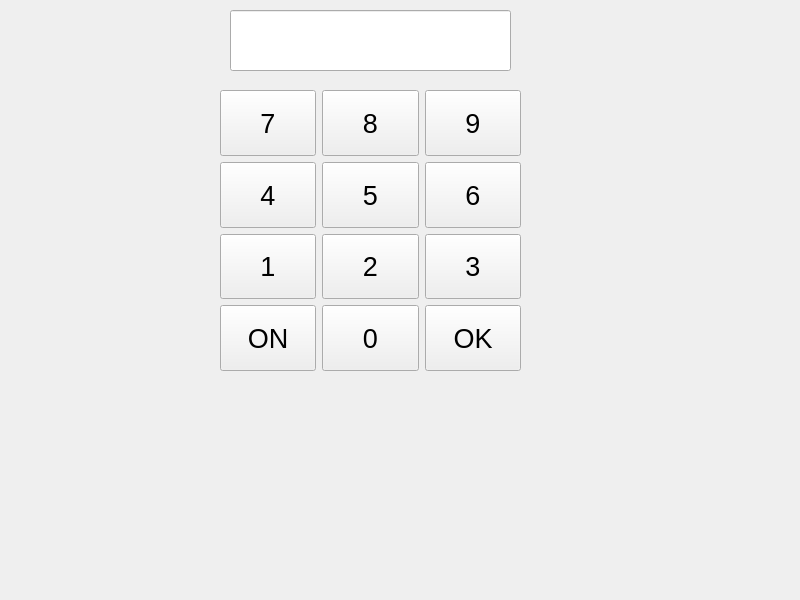
<?xml version="1.0" encoding="UTF-8"?>
<ui version="4.0">
 <class>digicode</class>
 <widget class="QWidget" name="digicode">
  <property name="geometry">
   <rect>
    <x>0</x>
    <y>0</y>
    <width>800</width>
    <height>600</height>
   </rect>
  </property>
  <property name="windowTitle">
   <string>digicode</string>
  </property>
  <widget class="QLineEdit" name="lineEditCode">
   <property name="geometry">
    <rect>
     <x>230</x>
     <y>10</y>
     <width>281</width>
     <height>61</height>
    </rect>
   </property>
  </widget>
  <widget class="QWidget" name="gridLayoutWidget">
   <property name="geometry">
    <rect>
     <x>220</x>
     <y>90</y>
     <width>301</width>
     <height>281</height>
    </rect>
   </property>
   <layout class="QGridLayout" name="gridLayout">
    <item row="0" column="2">
     <widget class="QPushButton" name="pushButton9">
      <property name="sizePolicy">
       <sizepolicy hsizetype="Expanding" vsizetype="Expanding">
        <horstretch>0</horstretch>
        <verstretch>0</verstretch>
       </sizepolicy>
      </property>
      <property name="palette">
       <palette>
        <active>
         <colorrole role="Button">
          <brush brushstyle="SolidPattern">
           <color alpha="255">
            <red>136</red>
            <green>138</green>
            <blue>133</blue>
           </color>
          </brush>
         </colorrole>
        </active>
        <inactive>
         <colorrole role="Button">
          <brush brushstyle="SolidPattern">
           <color alpha="255">
            <red>239</red>
            <green>239</green>
            <blue>239</blue>
           </color>
          </brush>
         </colorrole>
        </inactive>
        <disabled>
         <colorrole role="Button">
          <brush brushstyle="SolidPattern">
           <color alpha="255">
            <red>136</red>
            <green>138</green>
            <blue>133</blue>
           </color>
          </brush>
         </colorrole>
        </disabled>
       </palette>
      </property>
      <property name="font">
       <font>
        <pointsize>20</pointsize>
       </font>
      </property>
      <property name="text">
       <string>9</string>
      </property>
      <property name="iconSize">
       <size>
        <width>80</width>
        <height>80</height>
       </size>
      </property>
     </widget>
    </item>
    <item row="0" column="0">
     <widget class="QPushButton" name="pushButton7">
      <property name="sizePolicy">
       <sizepolicy hsizetype="Expanding" vsizetype="Expanding">
        <horstretch>0</horstretch>
        <verstretch>0</verstretch>
       </sizepolicy>
      </property>
      <property name="palette">
       <palette>
        <active>
         <colorrole role="WindowText">
          <brush brushstyle="SolidPattern">
           <color alpha="255">
            <red>0</red>
            <green>0</green>
            <blue>0</blue>
           </color>
          </brush>
         </colorrole>
         <colorrole role="Button">
          <brush brushstyle="SolidPattern">
           <color alpha="255">
            <red>136</red>
            <green>138</green>
            <blue>133</blue>
           </color>
          </brush>
         </colorrole>
         <colorrole role="Light">
          <brush brushstyle="SolidPattern">
           <color alpha="255">
            <red>255</red>
            <green>255</green>
            <blue>255</blue>
           </color>
          </brush>
         </colorrole>
         <colorrole role="Midlight">
          <brush brushstyle="SolidPattern">
           <color alpha="255">
            <red>246</red>
            <green>246</green>
            <blue>245</blue>
           </color>
          </brush>
         </colorrole>
         <colorrole role="Dark">
          <brush brushstyle="SolidPattern">
           <color alpha="255">
            <red>119</red>
            <green>119</green>
            <blue>118</blue>
           </color>
          </brush>
         </colorrole>
         <colorrole role="Mid">
          <brush brushstyle="SolidPattern">
           <color alpha="255">
            <red>159</red>
            <green>159</green>
            <blue>157</blue>
           </color>
          </brush>
         </colorrole>
         <colorrole role="Text">
          <brush brushstyle="SolidPattern">
           <color alpha="255">
            <red>0</red>
            <green>0</green>
            <blue>0</blue>
           </color>
          </brush>
         </colorrole>
         <colorrole role="BrightText">
          <brush brushstyle="SolidPattern">
           <color alpha="255">
            <red>255</red>
            <green>255</green>
            <blue>255</blue>
           </color>
          </brush>
         </colorrole>
         <colorrole role="ButtonText">
          <brush brushstyle="SolidPattern">
           <color alpha="255">
            <red>0</red>
            <green>0</green>
            <blue>0</blue>
           </color>
          </brush>
         </colorrole>
         <colorrole role="Base">
          <brush brushstyle="SolidPattern">
           <color alpha="255">
            <red>238</red>
            <green>238</green>
            <blue>236</blue>
           </color>
          </brush>
         </colorrole>
         <colorrole role="Window">
          <brush brushstyle="SolidPattern">
           <color alpha="255">
            <red>238</red>
            <green>238</green>
            <blue>236</blue>
           </color>
          </brush>
         </colorrole>
         <colorrole role="Shadow">
          <brush brushstyle="SolidPattern">
           <color alpha="255">
            <red>0</red>
            <green>0</green>
            <blue>0</blue>
           </color>
          </brush>
         </colorrole>
         <colorrole role="AlternateBase">
          <brush brushstyle="SolidPattern">
           <color alpha="255">
            <red>246</red>
            <green>246</green>
            <blue>245</blue>
           </color>
          </brush>
         </colorrole>
         <colorrole role="ToolTipBase">
          <brush brushstyle="SolidPattern">
           <color alpha="255">
            <red>255</red>
            <green>255</green>
            <blue>220</blue>
           </color>
          </brush>
         </colorrole>
         <colorrole role="ToolTipText">
          <brush brushstyle="SolidPattern">
           <color alpha="255">
            <red>0</red>
            <green>0</green>
            <blue>0</blue>
           </color>
          </brush>
         </colorrole>
        </active>
        <inactive>
         <colorrole role="WindowText">
          <brush brushstyle="SolidPattern">
           <color alpha="255">
            <red>0</red>
            <green>0</green>
            <blue>0</blue>
           </color>
          </brush>
         </colorrole>
         <colorrole role="Button">
          <brush brushstyle="SolidPattern">
           <color alpha="255">
            <red>239</red>
            <green>239</green>
            <blue>239</blue>
           </color>
          </brush>
         </colorrole>
         <colorrole role="Light">
          <brush brushstyle="SolidPattern">
           <color alpha="255">
            <red>255</red>
            <green>255</green>
            <blue>255</blue>
           </color>
          </brush>
         </colorrole>
         <colorrole role="Midlight">
          <brush brushstyle="SolidPattern">
           <color alpha="255">
            <red>202</red>
            <green>202</green>
            <blue>202</blue>
           </color>
          </brush>
         </colorrole>
         <colorrole role="Dark">
          <brush brushstyle="SolidPattern">
           <color alpha="255">
            <red>159</red>
            <green>159</green>
            <blue>159</blue>
           </color>
          </brush>
         </colorrole>
         <colorrole role="Mid">
          <brush brushstyle="SolidPattern">
           <color alpha="255">
            <red>184</red>
            <green>184</green>
            <blue>184</blue>
           </color>
          </brush>
         </colorrole>
         <colorrole role="Text">
          <brush brushstyle="SolidPattern">
           <color alpha="255">
            <red>0</red>
            <green>0</green>
            <blue>0</blue>
           </color>
          </brush>
         </colorrole>
         <colorrole role="BrightText">
          <brush brushstyle="SolidPattern">
           <color alpha="255">
            <red>255</red>
            <green>255</green>
            <blue>255</blue>
           </color>
          </brush>
         </colorrole>
         <colorrole role="ButtonText">
          <brush brushstyle="SolidPattern">
           <color alpha="255">
            <red>0</red>
            <green>0</green>
            <blue>0</blue>
           </color>
          </brush>
         </colorrole>
         <colorrole role="Base">
          <brush brushstyle="SolidPattern">
           <color alpha="255">
            <red>255</red>
            <green>255</green>
            <blue>255</blue>
           </color>
          </brush>
         </colorrole>
         <colorrole role="Window">
          <brush brushstyle="SolidPattern">
           <color alpha="255">
            <red>239</red>
            <green>239</green>
            <blue>239</blue>
           </color>
          </brush>
         </colorrole>
         <colorrole role="Shadow">
          <brush brushstyle="SolidPattern">
           <color alpha="255">
            <red>118</red>
            <green>118</green>
            <blue>118</blue>
           </color>
          </brush>
         </colorrole>
         <colorrole role="AlternateBase">
          <brush brushstyle="SolidPattern">
           <color alpha="255">
            <red>247</red>
            <green>247</green>
            <blue>247</blue>
           </color>
          </brush>
         </colorrole>
         <colorrole role="ToolTipBase">
          <brush brushstyle="SolidPattern">
           <color alpha="255">
            <red>255</red>
            <green>255</green>
            <blue>220</blue>
           </color>
          </brush>
         </colorrole>
         <colorrole role="ToolTipText">
          <brush brushstyle="SolidPattern">
           <color alpha="255">
            <red>0</red>
            <green>0</green>
            <blue>0</blue>
           </color>
          </brush>
         </colorrole>
        </inactive>
        <disabled>
         <colorrole role="WindowText">
          <brush brushstyle="SolidPattern">
           <color alpha="255">
            <red>119</red>
            <green>119</green>
            <blue>118</blue>
           </color>
          </brush>
         </colorrole>
         <colorrole role="Button">
          <brush brushstyle="SolidPattern">
           <color alpha="255">
            <red>136</red>
            <green>138</green>
            <blue>133</blue>
           </color>
          </brush>
         </colorrole>
         <colorrole role="Light">
          <brush brushstyle="SolidPattern">
           <color alpha="255">
            <red>255</red>
            <green>255</green>
            <blue>255</blue>
           </color>
          </brush>
         </colorrole>
         <colorrole role="Midlight">
          <brush brushstyle="SolidPattern">
           <color alpha="255">
            <red>246</red>
            <green>246</green>
            <blue>245</blue>
           </color>
          </brush>
         </colorrole>
         <colorrole role="Dark">
          <brush brushstyle="SolidPattern">
           <color alpha="255">
            <red>119</red>
            <green>119</green>
            <blue>118</blue>
           </color>
          </brush>
         </colorrole>
         <colorrole role="Mid">
          <brush brushstyle="SolidPattern">
           <color alpha="255">
            <red>159</red>
            <green>159</green>
            <blue>157</blue>
           </color>
          </brush>
         </colorrole>
         <colorrole role="Text">
          <brush brushstyle="SolidPattern">
           <color alpha="255">
            <red>119</red>
            <green>119</green>
            <blue>118</blue>
           </color>
          </brush>
         </colorrole>
         <colorrole role="BrightText">
          <brush brushstyle="SolidPattern">
           <color alpha="255">
            <red>255</red>
            <green>255</green>
            <blue>255</blue>
           </color>
          </brush>
         </colorrole>
         <colorrole role="ButtonText">
          <brush brushstyle="SolidPattern">
           <color alpha="255">
            <red>119</red>
            <green>119</green>
            <blue>118</blue>
           </color>
          </brush>
         </colorrole>
         <colorrole role="Base">
          <brush brushstyle="SolidPattern">
           <color alpha="255">
            <red>238</red>
            <green>238</green>
            <blue>236</blue>
           </color>
          </brush>
         </colorrole>
         <colorrole role="Window">
          <brush brushstyle="SolidPattern">
           <color alpha="255">
            <red>238</red>
            <green>238</green>
            <blue>236</blue>
           </color>
          </brush>
         </colorrole>
         <colorrole role="Shadow">
          <brush brushstyle="SolidPattern">
           <color alpha="255">
            <red>177</red>
            <green>177</green>
            <blue>177</blue>
           </color>
          </brush>
         </colorrole>
         <colorrole role="AlternateBase">
          <brush brushstyle="SolidPattern">
           <color alpha="255">
            <red>247</red>
            <green>247</green>
            <blue>247</blue>
           </color>
          </brush>
         </colorrole>
         <colorrole role="ToolTipBase">
          <brush brushstyle="SolidPattern">
           <color alpha="255">
            <red>255</red>
            <green>255</green>
            <blue>220</blue>
           </color>
          </brush>
         </colorrole>
         <colorrole role="ToolTipText">
          <brush brushstyle="SolidPattern">
           <color alpha="255">
            <red>0</red>
            <green>0</green>
            <blue>0</blue>
           </color>
          </brush>
         </colorrole>
        </disabled>
       </palette>
      </property>
      <property name="font">
       <font>
        <pointsize>20</pointsize>
       </font>
      </property>
      <property name="text">
       <string>7</string>
      </property>
      <property name="iconSize">
       <size>
        <width>80</width>
        <height>80</height>
       </size>
      </property>
     </widget>
    </item>
    <item row="2" column="2">
     <widget class="QPushButton" name="pushButton3">
      <property name="sizePolicy">
       <sizepolicy hsizetype="Expanding" vsizetype="Expanding">
        <horstretch>0</horstretch>
        <verstretch>0</verstretch>
       </sizepolicy>
      </property>
      <property name="palette">
       <palette>
        <active>
         <colorrole role="Button">
          <brush brushstyle="SolidPattern">
           <color alpha="255">
            <red>136</red>
            <green>138</green>
            <blue>133</blue>
           </color>
          </brush>
         </colorrole>
        </active>
        <inactive>
         <colorrole role="Button">
          <brush brushstyle="SolidPattern">
           <color alpha="255">
            <red>239</red>
            <green>239</green>
            <blue>239</blue>
           </color>
          </brush>
         </colorrole>
        </inactive>
        <disabled>
         <colorrole role="Button">
          <brush brushstyle="SolidPattern">
           <color alpha="255">
            <red>136</red>
            <green>138</green>
            <blue>133</blue>
           </color>
          </brush>
         </colorrole>
        </disabled>
       </palette>
      </property>
      <property name="font">
       <font>
        <pointsize>20</pointsize>
       </font>
      </property>
      <property name="text">
       <string>3</string>
      </property>
      <property name="iconSize">
       <size>
        <width>80</width>
        <height>80</height>
       </size>
      </property>
     </widget>
    </item>
    <item row="4" column="0">
     <widget class="QPushButton" name="pushButtonOn">
      <property name="sizePolicy">
       <sizepolicy hsizetype="Expanding" vsizetype="Expanding">
        <horstretch>0</horstretch>
        <verstretch>0</verstretch>
       </sizepolicy>
      </property>
      <property name="palette">
       <palette>
        <active>
         <colorrole role="Button">
          <brush brushstyle="SolidPattern">
           <color alpha="255">
            <red>136</red>
            <green>138</green>
            <blue>133</blue>
           </color>
          </brush>
         </colorrole>
        </active>
        <inactive>
         <colorrole role="Button">
          <brush brushstyle="SolidPattern">
           <color alpha="255">
            <red>239</red>
            <green>239</green>
            <blue>239</blue>
           </color>
          </brush>
         </colorrole>
        </inactive>
        <disabled>
         <colorrole role="Button">
          <brush brushstyle="SolidPattern">
           <color alpha="255">
            <red>136</red>
            <green>138</green>
            <blue>133</blue>
           </color>
          </brush>
         </colorrole>
        </disabled>
       </palette>
      </property>
      <property name="font">
       <font>
        <pointsize>20</pointsize>
       </font>
      </property>
      <property name="text">
       <string>ON</string>
      </property>
      <property name="iconSize">
       <size>
        <width>80</width>
        <height>80</height>
       </size>
      </property>
     </widget>
    </item>
    <item row="1" column="1">
     <widget class="QPushButton" name="pushButton5">
      <property name="sizePolicy">
       <sizepolicy hsizetype="Expanding" vsizetype="Expanding">
        <horstretch>0</horstretch>
        <verstretch>0</verstretch>
       </sizepolicy>
      </property>
      <property name="palette">
       <palette>
        <active>
         <colorrole role="Button">
          <brush brushstyle="SolidPattern">
           <color alpha="255">
            <red>136</red>
            <green>138</green>
            <blue>133</blue>
           </color>
          </brush>
         </colorrole>
        </active>
        <inactive>
         <colorrole role="Button">
          <brush brushstyle="SolidPattern">
           <color alpha="255">
            <red>239</red>
            <green>239</green>
            <blue>239</blue>
           </color>
          </brush>
         </colorrole>
        </inactive>
        <disabled>
         <colorrole role="Button">
          <brush brushstyle="SolidPattern">
           <color alpha="255">
            <red>136</red>
            <green>138</green>
            <blue>133</blue>
           </color>
          </brush>
         </colorrole>
        </disabled>
       </palette>
      </property>
      <property name="font">
       <font>
        <pointsize>20</pointsize>
       </font>
      </property>
      <property name="text">
       <string>5</string>
      </property>
      <property name="iconSize">
       <size>
        <width>80</width>
        <height>80</height>
       </size>
      </property>
     </widget>
    </item>
    <item row="1" column="2">
     <widget class="QPushButton" name="pushButton6">
      <property name="sizePolicy">
       <sizepolicy hsizetype="Expanding" vsizetype="Expanding">
        <horstretch>0</horstretch>
        <verstretch>0</verstretch>
       </sizepolicy>
      </property>
      <property name="palette">
       <palette>
        <active>
         <colorrole role="Button">
          <brush brushstyle="SolidPattern">
           <color alpha="255">
            <red>136</red>
            <green>138</green>
            <blue>133</blue>
           </color>
          </brush>
         </colorrole>
        </active>
        <inactive>
         <colorrole role="Button">
          <brush brushstyle="SolidPattern">
           <color alpha="255">
            <red>239</red>
            <green>239</green>
            <blue>239</blue>
           </color>
          </brush>
         </colorrole>
        </inactive>
        <disabled>
         <colorrole role="Button">
          <brush brushstyle="SolidPattern">
           <color alpha="255">
            <red>136</red>
            <green>138</green>
            <blue>133</blue>
           </color>
          </brush>
         </colorrole>
        </disabled>
       </palette>
      </property>
      <property name="font">
       <font>
        <pointsize>20</pointsize>
       </font>
      </property>
      <property name="text">
       <string>6</string>
      </property>
      <property name="iconSize">
       <size>
        <width>80</width>
        <height>80</height>
       </size>
      </property>
     </widget>
    </item>
    <item row="2" column="1">
     <widget class="QPushButton" name="pushButton2">
      <property name="sizePolicy">
       <sizepolicy hsizetype="Expanding" vsizetype="Expanding">
        <horstretch>0</horstretch>
        <verstretch>0</verstretch>
       </sizepolicy>
      </property>
      <property name="palette">
       <palette>
        <active>
         <colorrole role="Button">
          <brush brushstyle="SolidPattern">
           <color alpha="255">
            <red>136</red>
            <green>138</green>
            <blue>133</blue>
           </color>
          </brush>
         </colorrole>
        </active>
        <inactive>
         <colorrole role="Button">
          <brush brushstyle="SolidPattern">
           <color alpha="255">
            <red>239</red>
            <green>239</green>
            <blue>239</blue>
           </color>
          </brush>
         </colorrole>
        </inactive>
        <disabled>
         <colorrole role="Button">
          <brush brushstyle="SolidPattern">
           <color alpha="255">
            <red>136</red>
            <green>138</green>
            <blue>133</blue>
           </color>
          </brush>
         </colorrole>
        </disabled>
       </palette>
      </property>
      <property name="font">
       <font>
        <pointsize>20</pointsize>
       </font>
      </property>
      <property name="text">
       <string>2</string>
      </property>
      <property name="iconSize">
       <size>
        <width>80</width>
        <height>80</height>
       </size>
      </property>
     </widget>
    </item>
    <item row="0" column="1">
     <widget class="QPushButton" name="pushButton8">
      <property name="sizePolicy">
       <sizepolicy hsizetype="Expanding" vsizetype="Expanding">
        <horstretch>0</horstretch>
        <verstretch>0</verstretch>
       </sizepolicy>
      </property>
      <property name="palette">
       <palette>
        <active>
         <colorrole role="Button">
          <brush brushstyle="SolidPattern">
           <color alpha="255">
            <red>136</red>
            <green>138</green>
            <blue>133</blue>
           </color>
          </brush>
         </colorrole>
        </active>
        <inactive>
         <colorrole role="Button">
          <brush brushstyle="SolidPattern">
           <color alpha="255">
            <red>239</red>
            <green>239</green>
            <blue>239</blue>
           </color>
          </brush>
         </colorrole>
        </inactive>
        <disabled>
         <colorrole role="Button">
          <brush brushstyle="SolidPattern">
           <color alpha="255">
            <red>136</red>
            <green>138</green>
            <blue>133</blue>
           </color>
          </brush>
         </colorrole>
        </disabled>
       </palette>
      </property>
      <property name="font">
       <font>
        <pointsize>20</pointsize>
       </font>
      </property>
      <property name="text">
       <string>8</string>
      </property>
      <property name="iconSize">
       <size>
        <width>80</width>
        <height>80</height>
       </size>
      </property>
     </widget>
    </item>
    <item row="4" column="1">
     <widget class="QPushButton" name="pushButton0">
      <property name="sizePolicy">
       <sizepolicy hsizetype="Expanding" vsizetype="Expanding">
        <horstretch>0</horstretch>
        <verstretch>0</verstretch>
       </sizepolicy>
      </property>
      <property name="palette">
       <palette>
        <active>
         <colorrole role="Button">
          <brush brushstyle="SolidPattern">
           <color alpha="255">
            <red>136</red>
            <green>138</green>
            <blue>133</blue>
           </color>
          </brush>
         </colorrole>
        </active>
        <inactive>
         <colorrole role="Button">
          <brush brushstyle="SolidPattern">
           <color alpha="255">
            <red>239</red>
            <green>239</green>
            <blue>239</blue>
           </color>
          </brush>
         </colorrole>
        </inactive>
        <disabled>
         <colorrole role="Button">
          <brush brushstyle="SolidPattern">
           <color alpha="255">
            <red>136</red>
            <green>138</green>
            <blue>133</blue>
           </color>
          </brush>
         </colorrole>
        </disabled>
       </palette>
      </property>
      <property name="font">
       <font>
        <pointsize>20</pointsize>
       </font>
      </property>
      <property name="text">
       <string>0</string>
      </property>
      <property name="iconSize">
       <size>
        <width>80</width>
        <height>80</height>
       </size>
      </property>
     </widget>
    </item>
    <item row="2" column="0">
     <widget class="QPushButton" name="pushButton1">
      <property name="sizePolicy">
       <sizepolicy hsizetype="Expanding" vsizetype="Expanding">
        <horstretch>0</horstretch>
        <verstretch>0</verstretch>
       </sizepolicy>
      </property>
      <property name="palette">
       <palette>
        <active>
         <colorrole role="Button">
          <brush brushstyle="SolidPattern">
           <color alpha="255">
            <red>136</red>
            <green>138</green>
            <blue>133</blue>
           </color>
          </brush>
         </colorrole>
        </active>
        <inactive>
         <colorrole role="Button">
          <brush brushstyle="SolidPattern">
           <color alpha="255">
            <red>239</red>
            <green>239</green>
            <blue>239</blue>
           </color>
          </brush>
         </colorrole>
        </inactive>
        <disabled>
         <colorrole role="Button">
          <brush brushstyle="SolidPattern">
           <color alpha="255">
            <red>136</red>
            <green>138</green>
            <blue>133</blue>
           </color>
          </brush>
         </colorrole>
        </disabled>
       </palette>
      </property>
      <property name="font">
       <font>
        <pointsize>20</pointsize>
       </font>
      </property>
      <property name="text">
       <string>1</string>
      </property>
      <property name="iconSize">
       <size>
        <width>80</width>
        <height>80</height>
       </size>
      </property>
     </widget>
    </item>
    <item row="1" column="0">
     <widget class="QPushButton" name="pushButton4">
      <property name="sizePolicy">
       <sizepolicy hsizetype="Expanding" vsizetype="Expanding">
        <horstretch>0</horstretch>
        <verstretch>0</verstretch>
       </sizepolicy>
      </property>
      <property name="palette">
       <palette>
        <active>
         <colorrole role="Button">
          <brush brushstyle="SolidPattern">
           <color alpha="255">
            <red>136</red>
            <green>138</green>
            <blue>133</blue>
           </color>
          </brush>
         </colorrole>
        </active>
        <inactive>
         <colorrole role="Button">
          <brush brushstyle="SolidPattern">
           <color alpha="255">
            <red>239</red>
            <green>239</green>
            <blue>239</blue>
           </color>
          </brush>
         </colorrole>
        </inactive>
        <disabled>
         <colorrole role="Button">
          <brush brushstyle="SolidPattern">
           <color alpha="255">
            <red>136</red>
            <green>138</green>
            <blue>133</blue>
           </color>
          </brush>
         </colorrole>
        </disabled>
       </palette>
      </property>
      <property name="font">
       <font>
        <pointsize>20</pointsize>
       </font>
      </property>
      <property name="text">
       <string>4</string>
      </property>
      <property name="iconSize">
       <size>
        <width>80</width>
        <height>80</height>
       </size>
      </property>
     </widget>
    </item>
    <item row="4" column="2">
     <widget class="QPushButton" name="pushButtonOk">
      <property name="sizePolicy">
       <sizepolicy hsizetype="Expanding" vsizetype="MinimumExpanding">
        <horstretch>0</horstretch>
        <verstretch>0</verstretch>
       </sizepolicy>
      </property>
      <property name="palette">
       <palette>
        <active>
         <colorrole role="Button">
          <brush brushstyle="SolidPattern">
           <color alpha="255">
            <red>136</red>
            <green>138</green>
            <blue>133</blue>
           </color>
          </brush>
         </colorrole>
        </active>
        <inactive>
         <colorrole role="Button">
          <brush brushstyle="SolidPattern">
           <color alpha="255">
            <red>239</red>
            <green>239</green>
            <blue>239</blue>
           </color>
          </brush>
         </colorrole>
        </inactive>
        <disabled>
         <colorrole role="Button">
          <brush brushstyle="SolidPattern">
           <color alpha="255">
            <red>136</red>
            <green>138</green>
            <blue>133</blue>
           </color>
          </brush>
         </colorrole>
        </disabled>
       </palette>
      </property>
      <property name="font">
       <font>
        <pointsize>20</pointsize>
       </font>
      </property>
      <property name="autoFillBackground">
       <bool>false</bool>
      </property>
      <property name="text">
       <string>OK</string>
      </property>
      <property name="iconSize">
       <size>
        <width>80</width>
        <height>80</height>
       </size>
      </property>
     </widget>
    </item>
   </layout>
  </widget>
 </widget>
 <resources/>
 <connections/>
</ui>
